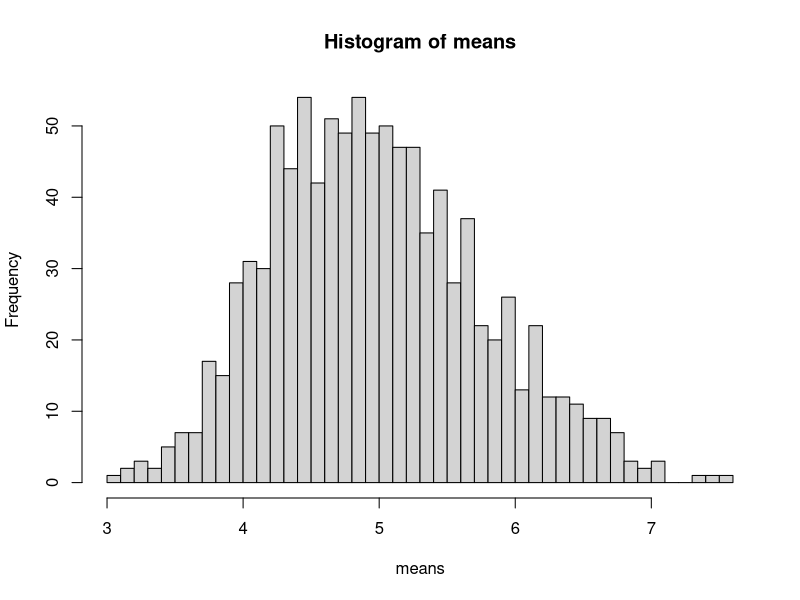

Source code (R):
## ---- chunk 1
knitr::opts_chunk$set(echo = TRUE)
## ---- chunk 2
n <- 40
lambda <- 0.2
n.of.sim <- 1000
sim <- matrix(sapply(1:n.of.sim, function(i){rexp(n,lambda)}), n.of.sim,n)
dim(sim)
## ---- chunk 3
means <- apply(sim, 1, mean)
hist(means, breaks=40)

mean.of.sim = mean(means)
sd.of.sim = sd(means)
pop.sd = sd.of.sim * sqrt(n)

